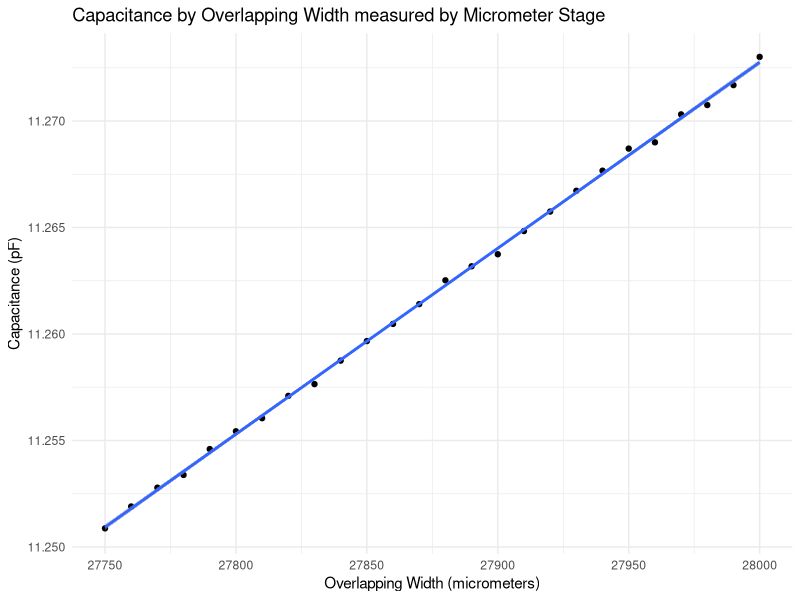
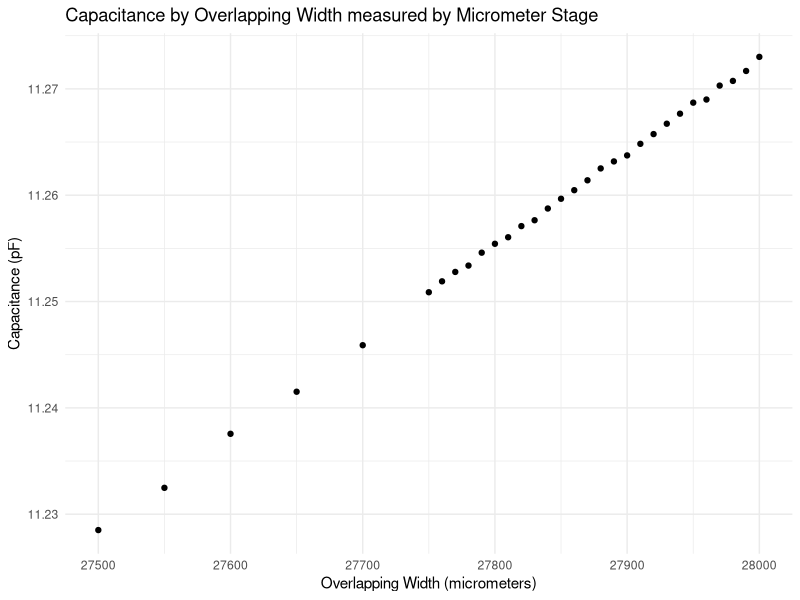
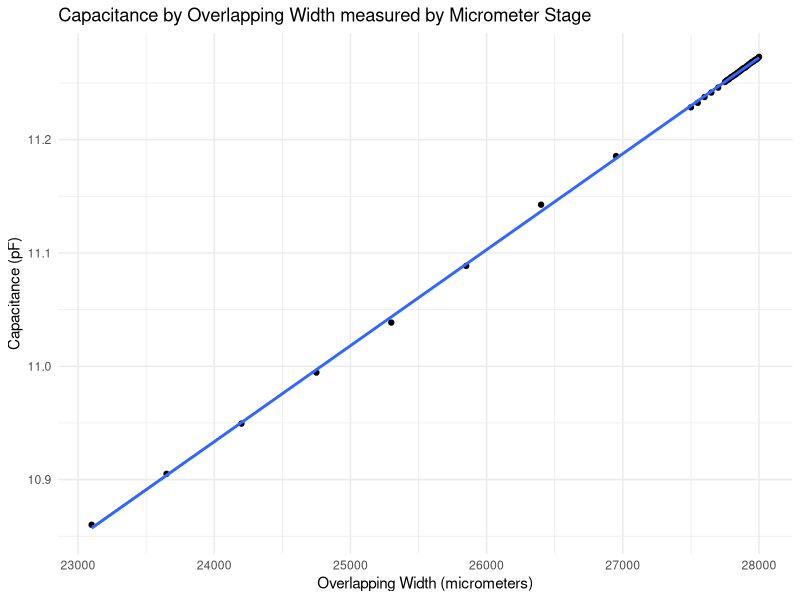
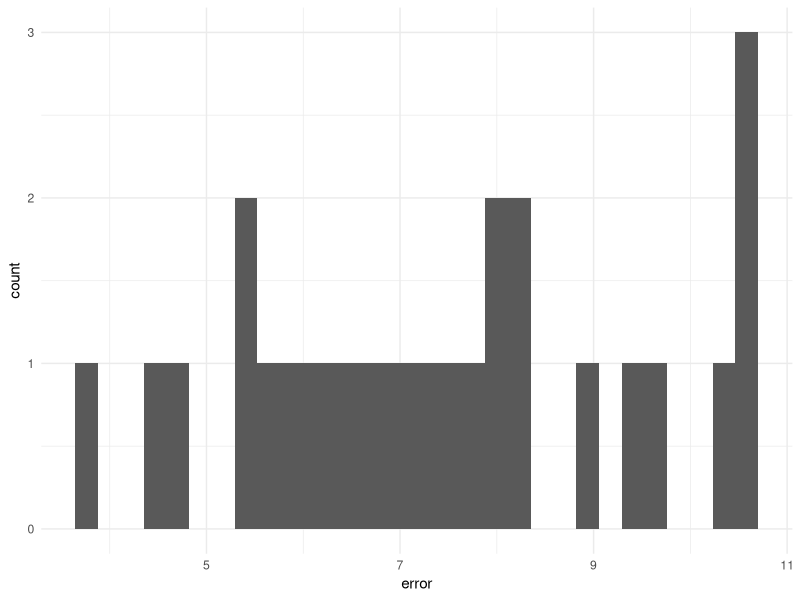

These figures' R source, in order:
library(tidyverse)
library(ggthemes)

setwd("~/hoffman/capacitance/capacitance_sensing/rscripts")

micrometer_stage_area1 <- read_csv("../csv_files/area1.csv", col_names = c("separation", "capacitance"))
micrometer_stage_area2 <- read_csv("../csv_files/area2.csv", col_names = c("separation", "capacitance"))
micrometer_stage_area3 <- read_csv("../csv_files/area3.csv", col_names = c("separation", "capacitance"))

micrometer_stage_area1 %>% 
  mutate(distance = separation) %>% 
  group_by(distance) %>%
  summarize(avg_cap = mean(capacitance), count = n()) %>%
  filter(count>1) %>% 
  ungroup() %>%
  mutate(distance = distance - 2800+28000) %>% 
  ggplot(aes(distance, avg_cap/10^6))+
  geom_point()+
  labs(title = "Capacitance by Overlapping Width measured by Micrometer Stage",
       #subtitle = "Offset D128, Overlapping Area 5e-4 m^2",
       x = "Overlapping Width (micrometers)",
       y = "Capacitance (pF)")+
  # geom_point(aes(x= distance,
  #               y= 8.85*5*10^(-4)/(distance/(10^6))+8.7092,
  #               color = "red"), show.legend = FALSE)+
  geom_smooth(method = "lm")+
  theme_minimal()

micrometer_stage_area2 %>% 
  mutate(distance = separation) %>% 
  group_by(distance) %>%
  summarize(avg_cap = mean(capacitance), count = n()) %>%
  filter(count>1) %>% 
  ungroup() %>%
  mutate(distance = distance - 2800+28000) %>% 
  ggplot(aes(distance, avg_cap/10^6))+
  geom_point()+
  labs(title = "Capacitance by Overlapping Width measured by Micrometer Stage",
       #subtitle = "Offset D128, Overlapping Area 5e-4 m^2",
       x = "Overlapping Width (micrometers)",
       y = "Capacitance (pF)")+
  # geom_point(aes(x= distance,
  #               y= 8.85*5*10^(-4)/(distance/(10^6))+8.7092,
  #               color = "red"), show.legend = FALSE)+
  theme_minimal()


micrometer_stage_area3 %>% 
  mutate(distance = separation) %>% 
  group_by(distance) %>%
  summarize(avg_cap = mean(capacitance), count = n()) %>%
  mutate(error = (distance<2300)) %>% 
  mutate(distance = distance-error*(2300-distance)/50*500) %>% 
  mutate(distance = distance - 2800+28000) %>% 
  filter(count>1) %>% 
  ungroup() %>%
  ggplot(aes(distance, avg_cap/10^6))+
  geom_point()+
  labs(title = "Capacitance by Overlapping Width measured by Micrometer Stage",
       #subtitle = "Offset D128, Overlapping Area 5e-4 m^2",
       x = "Overlapping Width (micrometers)",
       y = "Capacitance (pF)")+
  # geom_point(aes(x= distance,
  #               y= 8.85*5*10^(-4)/(distance/(10^6))+8.7092,
  #               color = "red"), show.legend = FALSE)+
  geom_smooth(method = "lm")+
  theme_minimal()

trendline1 <- lm(avg_cap/10^6~distance, data = 
                   micrometer_stage_area1 %>% 
                   mutate(distance = separation) %>% 
                   group_by(distance) %>%
                   summarize(avg_cap = mean(capacitance), count = n()) %>%
                   mutate(error = (distance<2300)) %>% 
                   mutate(distance = distance-error*(2300-distance)/50*500) %>% 
                   mutate(distance = distance - 2800+28000) %>% 
                   filter(count>1) %>% 
                   ungroup())
trendline1

trendline2 <- lm(avg_cap/10^6~distance, data = 
                   micrometer_stage_area2 %>% 
                   mutate(distance = separation) %>% 
                   group_by(distance) %>%
                   summarize(avg_cap = mean(capacitance), count = n()) %>%
                   mutate(error = (distance<2300)) %>% 
                   mutate(distance = distance-error*(2300-distance)/50*500) %>% 
                   mutate(distance = distance - 2800+28000) %>% 
                   filter(count>1) %>% 
                   ungroup())
trendline2  

trendline3 <- lm(avg_cap/10^6~distance, data = 
                   micrometer_stage_area3 %>% 
                   mutate(distance = separation) %>% 
                   group_by(distance) %>%
                   summarize(avg_cap = mean(capacitance), count = n()) %>%
                   mutate(error = (distance<2300)) %>% 
                   mutate(distance = distance-error*(2300-distance)/50*500) %>% 
                   mutate(distance = distance - 2800+28000) %>% 
                   filter(count>1) %>% 
                   ungroup())
trendline3  

summary(trendline1)
summary(trendline2)
summary(trendline3)

trendline1
trendline2
trendline3

# error analysis
epsilon <- 8.85*10^(-6) # units of pF/micron
d <- 2829.56 # units of microns
h <- 27912 # units of microns
slope <- 8.73*10^(-5)# units of pF/micron
intercept <- 8.829 # units of pF

area1 <- micrometer_stage_area1 %>% 
  mutate(distance = separation) %>% 
  group_by(distance) %>%
  summarize(avg_cap = mean(capacitance)/10^6, count = n()) %>%
  filter(count>1) %>% 
  ungroup() %>%
  mutate(width = distance - 2800+28000) %>% 
# Note that at this point all units are microns and pF
  mutate(theoretical_width = (avg_cap-intercept)*d/epsilon/h) %>% 
  mutate(theoretical_width2 = (avg_cap-intercept)/slope) %>% 
  select(width, theoretical_width, theoretical_width2, avg_cap) %>% 
  mutate(error = abs(width - theoretical_width)) %>% 
  mutate(error2 = abs(width - theoretical_width))

area1 %>% 
  summarize(avg_error = mean(error), stdev = sd(error))

area1 %>% 
  summarize(avg_error2 = mean(error2), stdev2 = sd(error2))

area1 %>% 
  ggplot(aes(error)) +
  geom_histogram()+
  theme_minimal()

  
  

  